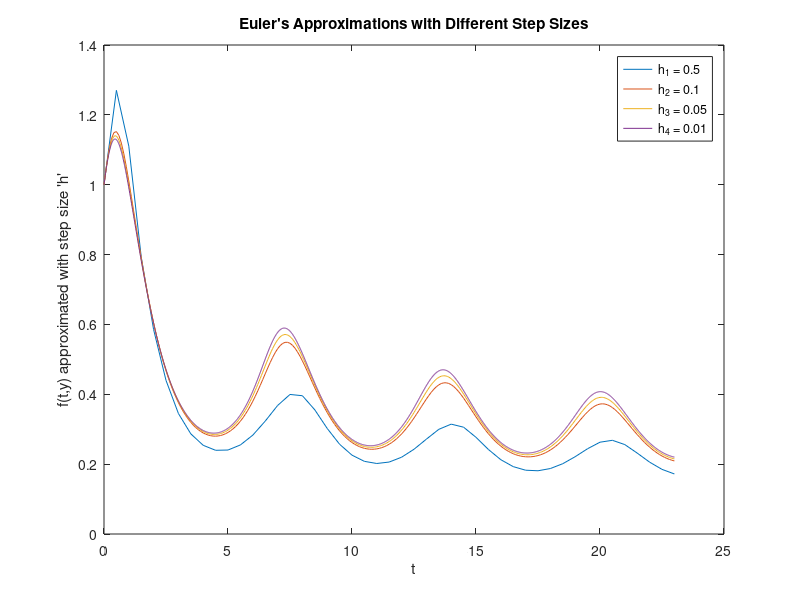

Recreate this plot in MATLAB.
H = [0.5,0.1,0.05,0.01];
yprime = @(t,y) y.^2*cos(t+y);
for i = 1:length(H)
    h = H(i);
    t = 0:h:23;
    y = zeros(1,length(t));
    y(1) = 1;
    for n = 1:(length(t)-1)
        y(n+1) = y(n) + (h * yprime(t(n),y(n)));
    end
    plot(t,y)
    hold on
end
xlabel('t');
ylabel('f(t,y) approximated with step size ''h''');
title('Euler''s Approximations with Different Step Sizes');
hold off
legend('h_1 = 0.5','h_2 = 0.1','h_3 = 0.05','h_4 = 0.01')